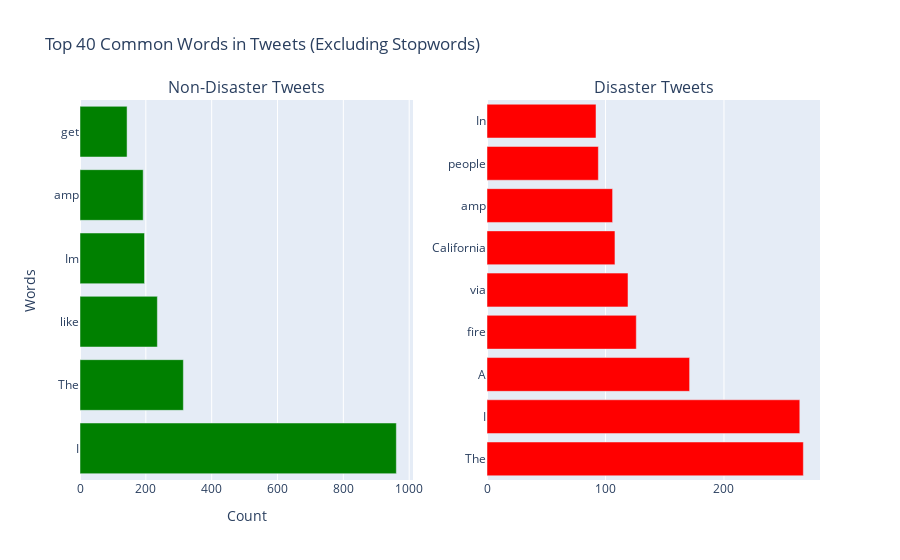

The cell this chart's notebook holds for it:
### Markdown cell above
♻️ Les mots les plus communs

### Code cell
# Count most common words in non-disaster tweets
counter_non_disaster = Counter(non_disaster_corpus)
most_non_disaster = counter_non_disaster.most_common()
x_non_disaster = []
y_non_disaster = []
for word, count in most_non_disaster[:40]:
    if word not in stop:
        x_non_disaster.append(word)
        y_non_disaster.append(count)

# Count most common words in disaster tweets
counter_disaster = Counter(disaster_corpus)
most_disaster = counter_disaster.most_common()
x_disaster = []
y_disaster = []
for word, count in most_disaster[:40]:
    if word not in stop:
        x_disaster.append(word)
        y_disaster.append(count)

# Create subplots
fig = make_subplots(rows=1, cols=2, subplot_titles=('Non-Disaster Tweets', 'Disaster Tweets'))

# Add bar chart for non-disaster tweets
fig.add_trace(go.Bar(x=y_non_disaster, y=x_non_disaster, orientation='h', name='Non-Disaster', marker_color='green'), row=1, col=1)

# Add bar chart for disaster tweets
fig.add_trace(go.Bar(x=y_disaster, y=x_disaster, orientation='h', name='Disaster', marker_color='red'), row=1, col=2)

# Update layout
fig.update_layout(title_text='Top 40 Common Words in Tweets (Excluding Stopwords)',
                  xaxis_title='Count',
                  yaxis_title='Words',
                  showlegend=False)

fig.show()

### Figure 1 — Plotly figure (JSON) as saved in the notebook; plotly's stock layout.template omitted (floating-point values rounded to 4 significant figures)
{"data": [{"marker": {"color": "green"}, "name": "Non-Disaster", "orientation": "h", "type": "bar", "x": [961, 314, 235, 196, 192, 143], "xaxis": "x", "y": ["I", "The", "like", "Im", "amp", "get"], "yaxis": "y"}, {"marker": {"color": "red"}, "name": "Disaster", "orientation": "h", "type": "bar", "x": [267, 264, 171, 126, 119, 108, 106, 94, 92], "xaxis": "x2", "y": ["The", "I", "A", "fire", "via", "California", "amp", "people", "In"], "yaxis": "y2"}], "layout": {"annotations": [{"font": {"size": 16}, "showarrow": false, "text": "Non-Disaster Tweets", "x": 0.225, "xanchor": "center", "xref": "paper", "y": 1, "yanchor": "bottom", "yref": "paper"}, {"font": {"size": 16}, "showarrow": false, "text": "Disaster Tweets", "x": 0.775, "xanchor": "center", "xref": "paper", "y": 1, "yanchor": "bottom", "yref": "paper"}], "showlegend": false, "title": {"text": "Top 40 Common Words in Tweets (Excluding Stopwords)"}, "xaxis": {"anchor": "y", "domain": [0, 0.45], "title": {"text": "Count"}}, "xaxis2": {"anchor": "y2", "domain": [0.55, 1]}, "yaxis": {"anchor": "x", "domain": [0, 1], "title": {"text": "Words"}}, "yaxis2": {"anchor": "x2", "domain": [0, 1]}}}
